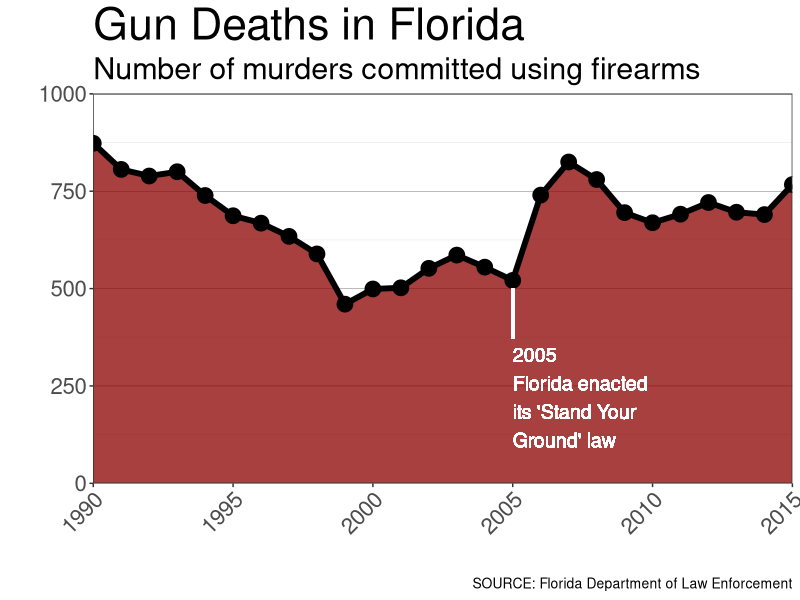

This chart was generated by the following R code:
#INSTRUCTIONAL CODE FOR ETHICAL VISUALIZATIONS - DHSI
#CHRISTOPHER CHURCH / KATHERINE HEPWORTH
#Gun deaths in Florida - Example

#-----------------------------------------------------------------------------------------------
#VARIABLES for you to CHANGE
plottype = "scatter"          #What type of graph do you want (options: "scatter" or "bar")
inverse_y_scale = F           #SET TO T TO INVERT THE Y-AXIS, SET F TO NOT INVERT
inverse_coords = F            #SET TO T TO INVERT THE X AND Y AXES
label_stand_your_ground = T   #SET TO T TO PLACE A LABEL WHEN STAND YOUR GROUND BEGAN in 2005
draw_scatter_line = T         #setting for scatter plot, set to T to draw line
draw_scatter_points=T         #setting for scater plot, set to T to draw points
draw_scatter_fill = T         #setting for scatter plot, 
fill_color = "darkred"        #color to fill the area for both scatter and box, suggest="darkred"
fill_transparency = 0.75      #scale of 0 to 1 (suggest 0.75), for both scatter and box
x_min = 1990                  #minimum year to show on x axis, default = 1990
x_max = 2015                  #maximum year to show on x axis, default = 2015
y_min = 0                     #mimumum number of deaths to show on y axis, default is zero
y_max = 1000                  #maximum number of deaths to show on y axis, default is 1000
plot_title_size = 32          #how big do you want the size of the title font? , default is 32
plot_subtitle_size = 22       #how big do you want the size of the subtitle font?, default is 22
caption_size=10               #how big do you want the size of the caption font?, default is 10
#VARIABLES FOR GRAPH LABELS
plot_title = "Gun Deaths in Florida"  #title of the Plot
plot_subtitle = "Number of murders committed using firearms"  #subtitle of plot
plot_caption = "SOURCE: Florida Department of Law Enforcement"
point_label = "2005\nFlorida enacted\nits 'Stand Your\nGround' law"
x_label = ""
y_label = ""
#-----------------------------------------------------------------------------------------------
#DATA FROM FLORIDA DEPARTMENT OF LAW ENFORCEMENT
deaths_by_year = c(873,806,789,800,739,687,668,634,589,460,499,502,552,586,555,521,740,825,780,695,669,691,721,696,690,767)
years = c(1990,1991,1992,1993,1994,1995,1996,1997,1998,1999,2000,2001,2002,2003,2004,2005,2006,2007,2008,2009,2010,2011,2012,2013,2014,2015)
df = do.call(rbind, Map(data.frame, YEAR=years, DEATHS=deaths_by_year))
#-----------------------------------------------------------------------------------------------
#GRAPH CODE
#------------------------------------------------------------------------------------------------
library(ggplot2)
#CREATE GRAPH
g <- ggplot(df,aes(x=YEAR,y=DEATHS))

if (plottype=="bar") {
#BAR CHART
g = g + geom_bar(stat="identity", fill=fill_color, alpha=fill_transparency)
} else if (plottype=="scatter") {
#SCATTERPLOT
if (draw_scatter_fill==T) {g = g + geom_ribbon(aes(ymin = y_min,ymax=DEATHS), fill=fill_color,alpha=fill_transparency)}
if (draw_scatter_line==T) {g = g + geom_line(size=2) }
if (draw_scatter_points==T) { g = g + geom_point(size=5) } 
} 
#SCALE 
g = g + coord_cartesian(ylim = c(y_min, y_max))
g = g + scale_x_continuous(limits = c(x_min,x_max),expand = c(0, 0))
if(inverse_y_scale==T) { g = g + scale_y_reverse(limits = c(y_max,0),expand = c(0, 0))
} else {g = g + scale_y_continuous(limits = c(0,y_max),expand = c(0, 0))}
#TITLES and LABELS
g = g + labs(title=plot_title,subtitle=plot_subtitle,caption=plot_caption)+xlab(x_label)+ylab(y_label)
deaths_syg = df$DEATHS[df$YEAR==2005]
if(label_stand_your_ground==T) {
  g = g + geom_text(data = df, aes(x = 2005, y = deaths_syg - 300, label = point_label),color="white",size=5,hjust=0)
  g = g + geom_segment(aes(x = 2005, y = deaths_syg-150, xend=2005, yend=deaths_syg-20),color="white",size=1)
}
#COLOR AND THEME
g = g + theme_bw() + theme(plot.title = element_text(size=plot_title_size),plot.subtitle = element_text(size=plot_subtitle_size),text = element_text(size=20),plot.caption=element_text(size=caption_size),axis.text.x = element_text(angle = 45, hjust = 1))
g = g + theme( panel.grid.major.x = element_blank(),panel.grid.minor.x = element_blank(),panel.grid.major.y = element_line( size=.1, color="black" ))
#COORD FLIP CHECK
if(inverse_coords==T) {g = g + coord_flip()}
g

